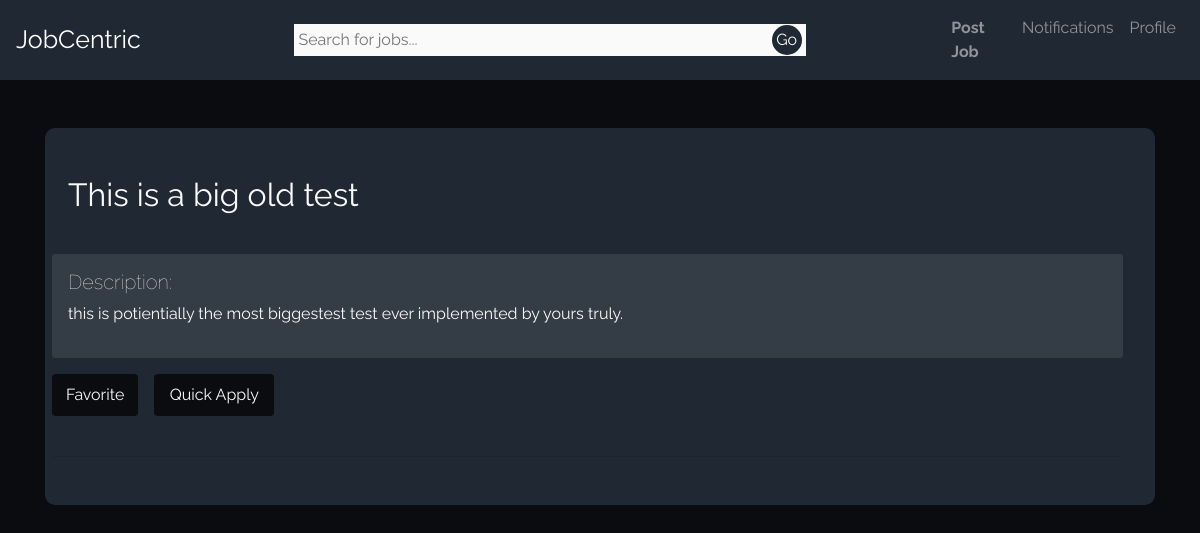
The page /listing/13/ (signed in) on the database its author committed.
### job/models.py (models this page shows, shortened)
class Listing(models.Model):
    user = models.ForeignKey(User, on_delete=models.CASCADE, related_name="listing_user", default=0)
    applicants = models.ManyToManyField(User, symmetrical=False, related_name="listing_applicants")
    accepted_apps = models.ManyToManyField(User, symmetrical=False, related_name="progress")
    interviewing_apps = models.ManyToManyField(User, symmetrical=False, related_name="interviewing")
    offer_extended_apps = models.ManyToManyField(User, symmetrical=False, related_name="offered")
    hired_apps = models.ManyToManyField(User, symmetrical=False, related_name="hired")
    denied_apps = models.ManyToManyField(User, symmetrical=False, related_name="denied")
    favorited_by = models.ManyToManyField(User, symmetrical=False, related_name="favorited_by")
    title = models.CharField(max_length=300)
    description = models.TextField(max_length=1500)
    location = models.CharField(max_length=150)
    job_type = models.CharField(choices=JOB_TYPE, max_length=1)
    category = models.CharField(choices=CATEGORY_TYPE, max_length=1, blank=True)
    compensation = models.CharField(choices=SALARY_TYPE, max_length=2)
    post_date = models.DateField(default=datetime.now().strftime("%Y-%m-%d"))
    is_open = models.BooleanField(default=True)

### job/views.py (the view, shortened to what this page needs)
class listing_detail_view(LoginRequiredMixin, View):
    def get(self, request, *args, **kwargs):
        template = 'listing_detail.html'
        user = request.user
        listing_id = kwargs['listing_id']
        listing = Listing.objects.get(id=listing_id)
        print(user is listing.user,)
        if not user.username==listing.user.username:
            print(user.username, listing.user.username)
        if not user in listing.applicants.all():
            print("line 19 should work")
            print(user, listing.applicants)
        context = {
            'listing': listing,
            'user': user
        }
        return render(request, template, context)

### user/models.py (called while the page is built)
    def __str__(self):
        return self.name

### templates/listing_detail.html (shortened to what this page needs)
</div>{% extends 'base_template.html' %}{% block content %}
<br />
<div class="listing__container" style="padding-left: 7px; color:white;">
  <div class="listing__header">
    <h2 id="header">{{listing.title}}</h2>
  </div>
  <div class="listing-hero__container">
    <h5>Description:</h5>
    <p>{{listing.description}}</p>
  </div>
  <div class="listing-buttons__container">
    <button type="submit" id="favorite_button">
      <a href="/favorite/{{listing.id}}/">{% if user in listing.favorited_by.all %}Unfavorite{% else %}Favorite{% endif %}</a>
  </button>
  {% if not user in listing.applicants.all and user not in listing.accepted_apps.all and user not in listing.interviewing_apps.all and user not in listing.offer_extended_apps.all and user not in listing.hired_apps.all %}
    {% if not user.username == listing.user.username %}
    <form id="listing-quick-apply" method="post" action="">
      <button type="submit" id=listing__button>
      Quick Apply
      </button>
    </form>
    {% endif %}
  {% endif %}
    </div>
  <br />
  <hr />
  </div>
 {% endblock %}

### static/index.css (style rules this page uses)
html, body { padding: none; margin: none; box-sizing: border-box; }
:root { --font-stack: "Raleway", sans-serif; --light-fontWeight: 100; --heavy-fontWeight: 400; --font-logo: "Montseratt", sans-serif; --background-color: #0b0c10; --light-color: #1f2833; --darker-color: rgb(31, 40, 51, 0.5); --offWhite: rgb(250, 250, 250); --offBlack: rgb(30, 30, 30); --card-padding: 2rem; --card-subContainer-borderRadius: 3px; --card-subContainer-padding: 1rem; --card-marginTop: 1.5rem; --container-borderRadius: 10px; --button-boxShadow: 0px 5px 10px var(--background-color); --button-transition: all 0.2s ease; --button-marginTop: 1rem; --button-padding: 0.5rem; }
h1, h2, h3, h4, h5, h6, p { font-family: var(--font-stack); font-weight: var(--light-fontWeight); color: var(--offWhite); }
a { font-family: var(--font-stack); font-weight: var(--heavy-fontWeight); cursor: pointer; }

### static/listing.css (style rules this page uses)
.listing__container { background-color: var(--light-color); padding: var(--card-padding); margin-top: 1.5rem; border-radius: 10px; position: relative; }
.listing__header { display: flex; flex-direction: column; align-items: flex-start; padding: 1rem; }
.listing__header h2 { font-weight: var(--heavyFontwieght); }
.listing-hero__container { margin-top: 1rem; padding: 1rem; border-radius: 3px; background-color: rgba(230, 230, 230, 0.1); }
#listing__button, #favorite_button { margin-top: 1rem; transition: var(--button-transition); border: none; background: var(--background-color); border-radius: 4px; cursor: pointer; }
#listing__button { padding: none; height: 42px; width: 120px; color: var(--offWhite); margin-left: 1rem; }
#listing__button a, #favorite_button a { outline: none; color: rgb(250, 250, 250); display: inline-block; position: relative; z-index: 1; margin: 0; padding: var(--button-padding); }
#listing-quick-apply { display: inline-block; }
#listing-quick-apply button { z-index: 999; }
.listing-buttons__container { display: flex; height: 58px; width: 20%; }

### static/createListing.css (style rules this page uses)
form { display: flex; flex-direction: column; font-family: var(--font-stack); width: 100%; }

### static/auth.css (style rules this page uses)
.auth__container h2, p { font-weight: var(--heavy-fontWeight); }
form { display: flex; flex-direction: column; font-family: var(--font-stack); width: 100%; }

### rows shown on the page
Listing: title "This is a big old test", description "this is potientially the most biggestest test ever implemented by yours truly."
